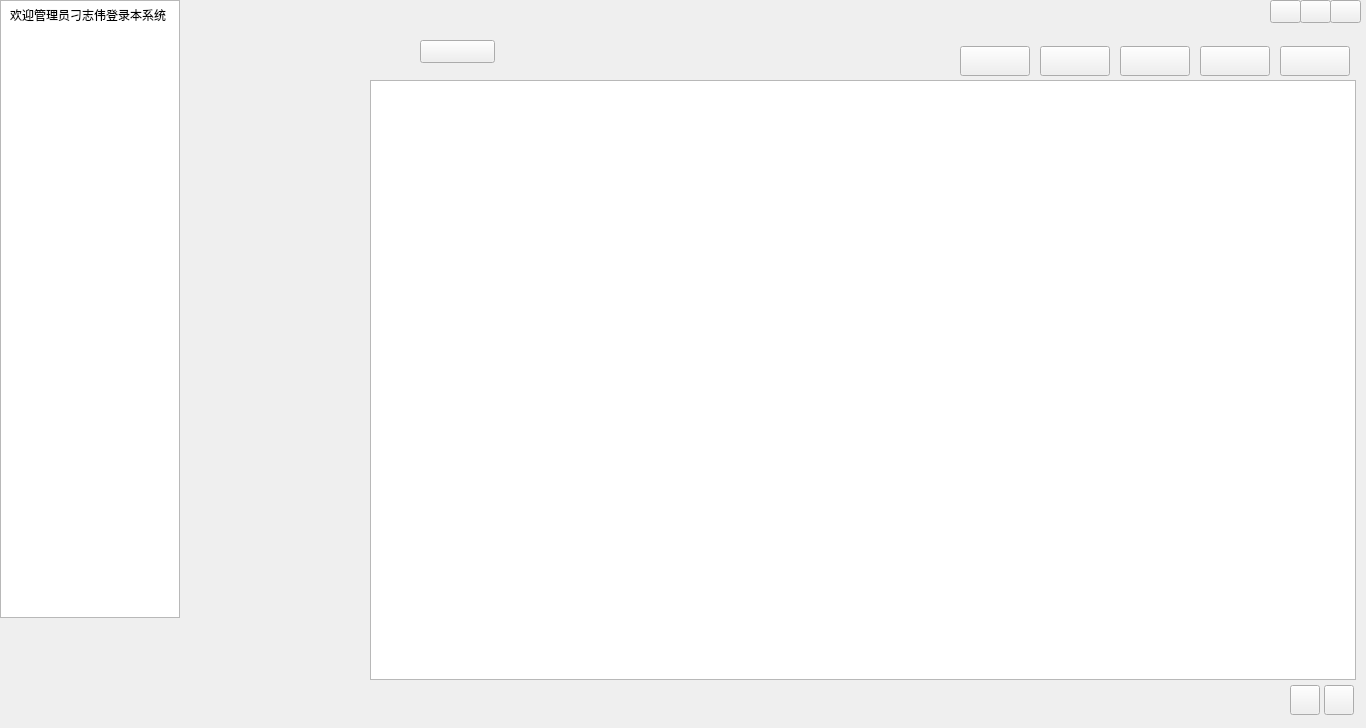
<?xml version="1.0" encoding="UTF-8"?>
<ui version="4.0">
 <class>MainWindow</class>
 <widget class="QMainWindow" name="MainWindow">
  <property name="geometry">
   <rect>
    <x>0</x>
    <y>0</y>
    <width>1366</width>
    <height>728</height>
   </rect>
  </property>
  <property name="windowTitle">
   <string>MainWindow</string>
  </property>
  <widget class="QWidget" name="centralWidget">
   <widget class="QLabel" name="label">
    <property name="geometry">
     <rect>
      <x>221</x>
      <y>231</y>
      <width>54</width>
      <height>12</height>
     </rect>
    </property>
    <property name="text">
     <string/>
    </property>
   </widget>
   <widget class="QPushButton" name="minButton">
    <property name="geometry">
     <rect>
      <x>1270</x>
      <y>0</y>
      <width>31</width>
      <height>23</height>
     </rect>
    </property>
    <property name="text">
     <string/>
    </property>
   </widget>
   <widget class="QPushButton" name="closeButton">
    <property name="geometry">
     <rect>
      <x>1330</x>
      <y>0</y>
      <width>31</width>
      <height>23</height>
     </rect>
    </property>
    <property name="text">
     <string/>
    </property>
   </widget>
   <widget class="QListWidget" name="listWidget">
    <property name="geometry">
     <rect>
      <x>0</x>
      <y>0</y>
      <width>180</width>
      <height>618</height>
     </rect>
    </property>
   </widget>
   <widget class="QStackedWidget" name="stackedWidget">
    <property name="geometry">
     <rect>
      <x>180</x>
      <y>0</y>
      <width>180</width>
      <height>618</height>
     </rect>
    </property>
    <property name="styleSheet">
     <string notr="true"/>
    </property>
    <widget class="QWidget" name="page"/>
    <widget class="QWidget" name="page_2"/>
   </widget>
   <widget class="QPushButton" name="maxButton">
    <property name="geometry">
     <rect>
      <x>1300</x>
      <y>0</y>
      <width>31</width>
      <height>23</height>
     </rect>
    </property>
    <property name="text">
     <string/>
    </property>
   </widget>
   <widget class="QTableView" name="tableView">
    <property name="geometry">
     <rect>
      <x>370</x>
      <y>80</y>
      <width>986</width>
      <height>600</height>
     </rect>
    </property>
   </widget>
   <widget class="QPushButton" name="DeleBtn">
    <property name="geometry">
     <rect>
      <x>1280</x>
      <y>46</y>
      <width>70</width>
      <height>30</height>
     </rect>
    </property>
    <property name="text">
     <string/>
    </property>
   </widget>
   <widget class="QPushButton" name="EditBtn">
    <property name="geometry">
     <rect>
      <x>1200</x>
      <y>46</y>
      <width>70</width>
      <height>30</height>
     </rect>
    </property>
    <property name="text">
     <string/>
    </property>
   </widget>
   <widget class="QPushButton" name="NewBtn">
    <property name="geometry">
     <rect>
      <x>1120</x>
      <y>46</y>
      <width>70</width>
      <height>30</height>
     </rect>
    </property>
    <property name="text">
     <string/>
    </property>
   </widget>
   <widget class="QPushButton" name="HighBtn">
    <property name="geometry">
     <rect>
      <x>1040</x>
      <y>46</y>
      <width>70</width>
      <height>30</height>
     </rect>
    </property>
    <property name="text">
     <string/>
    </property>
   </widget>
   <widget class="QPushButton" name="SearBtn">
    <property name="geometry">
     <rect>
      <x>960</x>
      <y>46</y>
      <width>70</width>
      <height>30</height>
     </rect>
    </property>
    <property name="text">
     <string/>
    </property>
   </widget>
   <widget class="QPushButton" name="DownPageBtn">
    <property name="geometry">
     <rect>
      <x>1324</x>
      <y>685</y>
      <width>30</width>
      <height>30</height>
     </rect>
    </property>
    <property name="text">
     <string/>
    </property>
   </widget>
   <widget class="QPushButton" name="UpPageBtn">
    <property name="geometry">
     <rect>
      <x>1290</x>
      <y>685</y>
      <width>30</width>
      <height>30</height>
     </rect>
    </property>
    <property name="text">
     <string/>
    </property>
   </widget>
   <widget class="QLabel" name="label_2">
    <property name="geometry">
     <rect>
      <x>10</x>
      <y>0</y>
      <width>300</width>
      <height>30</height>
     </rect>
    </property>
    <property name="text">
     <string>欢迎管理员刁志伟登录本系统</string>
    </property>
   </widget>
   <widget class="QPushButton" name="setButton">
    <property name="geometry">
     <rect>
      <x>420</x>
      <y>40</y>
      <width>75</width>
      <height>23</height>
     </rect>
    </property>
    <property name="text">
     <string/>
    </property>
   </widget>
  </widget>
 </widget>
 <layoutdefault spacing="6" margin="11"/>
 <resources/>
 <connections/>
</ui>
